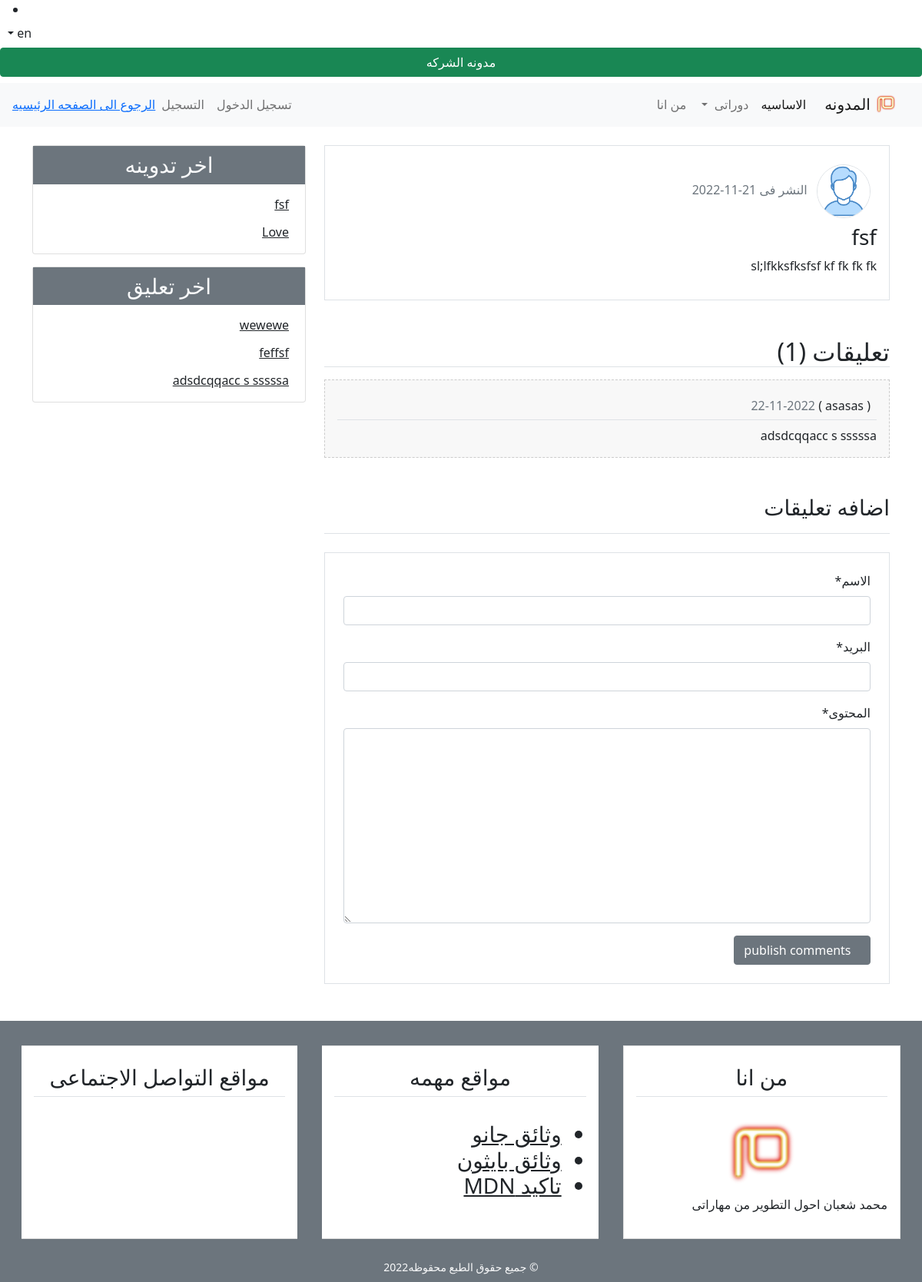
Page /ar/blog/detail/2/ on the committed database.
### blog/models.py (models this page shows, shortened)
class Post(models.Model):
    title = models.CharField(max_length=100)
    content = models.TextField()
    post_date = models.DateTimeField(default=timezone.now)
    post_update = models.DateTimeField(auto_now=True)
    author = models.ForeignKey(User, on_delete=models.CASCADE)
    def __str__(self):
        return self.title
    class Meta:
        ordering = ('-post_date', )

class Comment(models.Model):
    name = models.CharField(max_length=50)
    email = models.EmailField()
    body = models.TextField()
    comment_date = models.DateTimeField(auto_now_add=True)
    active = models.BooleanField(default=True)
    post = models.ForeignKey(
        Post, on_delete=models.CASCADE, related_name='comments')
    class Meta:
        ordering = ('-comment_date',)

### accounts/models.py (models this page shows, shortened)
class Profile(models.Model):
    image = models.ImageField(default='default.jpg', upload_to='profile_pics')
    user = models.OneToOneField(User, on_delete=models.CASCADE, null= True)

### blog/views.py (the view)
# urls.py: path('detail/<int:post_id>/', views.post_detail, name='detail'),
def post_detail(request, post_id):
    post = get_object_or_404(Post, pk=post_id)
    comments = post.comments.filter(active=True)
    if request.method == 'POST':
        comment_form = NewComment(data=request.POST)
        if comment_form.is_valid():
            new_comment = comment_form.save(commit=False)
            new_comment.post = post
            new_comment.save()
            return redirect('detail', post_id)
    else:
        comment_form = NewComment()
    context = {
        'title': post,
        'post': post,
        'comments': comments,
        'comment_form': comment_form,
    }
    return render(request, 'blog/detail.html', context)

### blog/forms.py
class NewComment(forms.ModelForm):
    class Meta:
        model = Comment
        fields = ('name', 'email', 'body')
        labels ={
            'name':_('name'),
            'email':_('email'),
            'body':_('body'),
        }

### blog/templatetags/post_tag.py (called while the page is built)
@register.inclusion_tag('blog/latest_posts.html')
def latest_posts():
    context = {
        'l_posts': Post.objects.all()[0:5],
    }
    return context

@register.inclusion_tag('blog/latest_comments.html')
def latest_comments():
    context = {
        'l_comments': Comment.objects.filter(active=True)[:5],
    }
    return context

### tasks/context_processors.py (called while the page is built)
def recive_email(request):
    if "email" in RegisterForm(request.POST):
        email = request.POST.get("email")
        if not EmailSubscribe.objects.filter(email=email).exists():
            EmailSubscribe.objects.create(email=email) #
    else:
        return {}

### blog/templates/blog/detail.html (shortened to what this page needs)
{% extends 'blog/base.html' %}
{% block content %}
{% load i18n %}
{% load crispy_forms_tags %}
<div class="border p-3 mb-3">
    <img class="img-fluid rounded-circle border m-2" style="width: 70px; height:70px;"
        src="{{post.author.profile.image.url}}" alt="صورة الناشر">
    <span class="text-secondary"> {% trans 'publish in' %} {{post.post_date|date:'d-m-Y'}}</span>
    <h3>{{post.title}}</h3>
    <p>{{post.content}}</p>
</div>
<h2 class="border-bottom mt-5 mb-3">{% trans ' comments' %} ({{comments.count}})</h2>
{% for comment in comments %}
<ul class="p-3 comment">
    <h6 class="border-bottom p-2">( {{comment.name}} ) <span
            class="text-secondary">{{comment.comment_date|date:'d-m-Y'}}</span></h6>
    {{comment.body}}
</ul>
{% empty %}
<h6 class="text-center p-4 mb-3 comment">{% trans ' No comments' %}  </h6>
{% endfor %}
<h3 class="border-bottom pb-3 mb-3 mt-5">{% trans ' Add comments' %}  </h3>
<div class="border p-4 mb-5 mt-4">
    <form method="POST">
        {{comment_form|crispy}}
        <input class="btn btn-secondary" type="submit" value=" {% trans '  publish comments' %}">
    </form>
</div>
{% endblock content %}

### blog/templates/blog/latest_posts.html
{% load i18n %}
<ul class="list-group-flush latest-post">
    {% for post in l_posts %}
    <li class="list-group-item latest-post-item">
        <a class="text-dark" href="{% url 'detail' post.id %}">{{post.title}}</a>
    </li>
    {% empty %}
    <li class="list-group-item latest-post-item">{% trans 'No blogs' %}</li>
    {% endfor %}
</ul>

### blog/templates/blog/latest_comments.html
{% load i18n %}
<ul class="list-group-flush latest-comment">
    {% for comment in l_comments %}
    <li class="list-group-item latest-comment-item">
        <a class="text-dark" href="{% url 'detail' comment.post.id %}">
            {% if comment.body|length > 40 %}
            {{comment.body|slice:'45'}} ..
            {% else %}
            {{comment.body}}
            {% endif %}
        </a>
    </li>
    {% empty %}
    <li class="list-group-item latest-comment-item"> {% trans 'No comments'%} </li>
    {% endfor %}
</ul>

### blog/static/blog/css/main.css (style rules this page uses)
html, body { direction: rtl; text-align: right; }
body { font-family: 'Tajawal', sans-serif; }
.latest-post, .latest-comment { padding: 0 15px; }
.latest-post .latest-post-item, .latest-comment .latest-comment-item { padding: 6px; }
.latest-post li:first-child, .latest-comment li:first-child { border-top: 0; }
.latest-post li:last-child, .latest-comment li:last-child { border-bottom: 0; padding-bottom: 0; }
.comment { background-color: #f8f8f8; border: 1px dashed #CCC; }

### rows in the picture
Post: author.profile.image (placeholder picture), post_date "21-11-2022", title "fsf", content "sl;lfkksfksfsf kf fk fk fk"
Comment: name "asasas", comment_date "22-11-2022", body "adsdcqqacc s sssssa"
Post: title "Love"
Comment: body "wewewe"
Comment: body "feffsf"

### other values in the picture
{{ comments.count }} "1"
